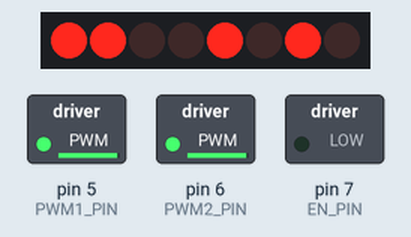
Recording of a sketch running on a simulated Arduino Uno, built with avr-gcc and run on an emulated ATmega328P. Parts: 8 shift-register outputs drawn as a row of LEDs (first output left, lit = HIGH), switched loads named in the sketch (green lamp = pin HIGH). Wiring (inferred from the names in the program): shift register (74HC595): data pin 8; shift clock pin 2; latch pin 4. Wiring (inferred from the signals the program sends): row of LEDs: on Q0, Q1, Q2, Q3, Q4, Q5, Q6, Q7. Pins used as bus, display or sensor lines are not drawn.

Above: at 0.05 s.
At 3.95 s:
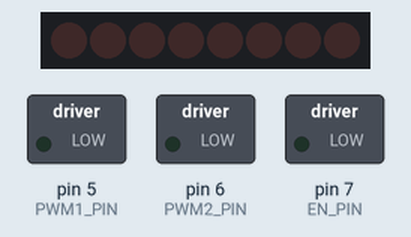
Timing chart, 0 to 5.2 s (numbered marks = the images above):
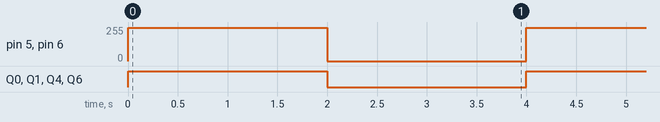

The sketch:

moving_turn_dist.ino
```cpp
// PWM пины
#define PWM1_PIN 5
#define PWM2_PIN 6
// 74HCT595N сдвиговый регистр и его подключение
#define SHCP_PIN 2  // Смещение регистра
#define EN_PIN 7    // Пин разрешающий управление
#define DATA_PIN 8  // Последовательные данные
#define STCP_PIN 4  // Задающая частота регистра памяти
const int Stop = 0;  // Остановка
//const int Contrarotate = 172;  // Круг против часовой стрелки
const int Clockwise = 83;  // Круг по часовой стрелке

const float speedDegPerSec = 45.0;  // Угловая скорость робота в градусах в секунду (нужна калибровка)

void setup() {
    pinMode(SHCP_PIN, OUTPUT);
    pinMode(EN_PIN, OUTPUT);
    pinMode(DATA_PIN, OUTPUT);
    pinMode(STCP_PIN, OUTPUT);
    pinMode(PWM1_PIN, OUTPUT);
    pinMode(PWM2_PIN, OUTPUT);
}

void loop() {
    float angle = 90.0;  // Угол поворота в градусах (измените это значение по необходимости)
    turnRobot(angle, true);  // Поворот по часовой стрелке
    delay(2000);  // Задержка перед следующим движением
}

void turnRobot(float angleDeg, bool clockwise) {
    float timeSec = angleDeg / speedDegPerSec;  // Рассчитать время для поворота на заданный угол
    int timeMs = timeSec * 1000;  // Конвертировать время в миллисекунды

    //if (clockwise) {
        Motor(Clockwise, 250);
    //} else {
       // Motor(Contrarotate, 250);
    //}
    delay(timeMs);  // Поворот в течение рассчитанного времени
    Motor(Stop, 0);  // Остановить мотор
}

void Motor(int Dir, int Speed) {
    digitalWrite(EN_PIN, LOW);
    analogWrite(PWM1_PIN, Speed);
    analogWrite(PWM2_PIN, Speed);
    digitalWrite(STCP_PIN, LOW);
    shiftOut(DATA_PIN, SHCP_PIN, MSBFIRST, Dir);
    digitalWrite(STCP_PIN, HIGH);
}
```

Measured:
- by itself, pin 5 (PWM1_PIN), pin 6 (PWM2_PIN): alternates 250/255 for 2.0 s and 0/255 for 2.0 s
- by itself, Q0, Q1, Q4, Q6: alternates HIGH for 2.0 s and LOW for 2.0 s
